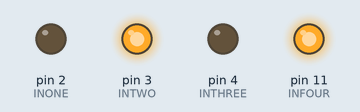
Recording of a sketch running on a simulated Arduino Uno, built with avr-gcc and run on an emulated ATmega328P. Parts: output pins drawn as LEDs (lit = HIGH).

Above: at 2.1 s.
At 5.6 s:
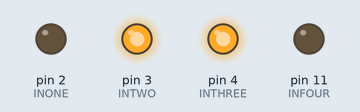
At 10.1 s:
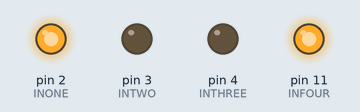
At 11.0 s:
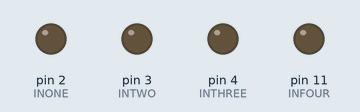
Timing chart, 0 to 12.5 s (numbered marks = the images above):
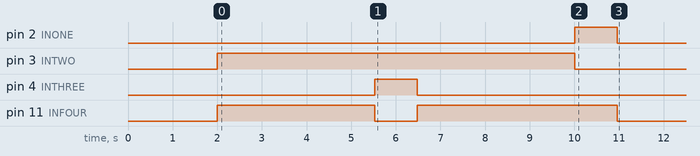

The sketch:

turn_test.ino
```cpp
// (licence header left out)
// Clockwise and counter-clockwise definitions.
// Depending on how you wired your motors, you may need to swap.
#define FORWARD  0
#define REVERSE 1
#define LEFT 2
#define RIGHT 3

// Motor definitions to make life easier:
#define MOTOR_A 0
#define MOTOR_B 1

// Pin Assignments //
//Default pins:
#define INONE 2 // Direction control for motor A
#define INTWO 3  // PWM control (speed) for motor A
#define INTHREE 4 // Direction control for motor B
#define INFOUR 11 // PWM control (speed) for motor B
int i = 0;
////Alternate pins:
//#define INONE 8 // Direction control for motor A
//#define INTWO 9 // PWM control (speed) for motor A
//#define INTHREE 7 // Direction control for motor B
//#define INFOUR 10 // PWM control (speed) for motor B


void setup()
{
  setupArdumoto(); // Set all pins as outputs
  delay(2000);
}

void loop()
{
  // // Drive motor A (and only motor A) at various speeds, then stop.
  // driveArdumoto(MOTOR_A, REVERSE, 255); // Set motor A to REVERSE at max
  // delay(1000);  // Motor A will spin as set for 1 second
  // driveArdumoto(MOTOR_A, FORWARD, 127);  // Set motor A to FORWARD at half
  // delay(1000);  // Motor A will keep trucking for 1 second
  // stopArdumoto(MOTOR_A);  // STOP motor A


/****** MOTOR REFERENCE *******/


  // digitalWrite(INTHREE, 0);
  // analogWrite(INFOUR, 200);
  // delay(1000);
  // digitalWrite(INTHREE, 0);
  // analogWrite(INFOUR, 0);

  if (i < 1)
  {

  drive(FORWARD, 255);
  delay(3530);
  fullStop();

  spotTurn(RIGHT);
  // delay(475); // Roughly 90 degrees
  delay(950);
  fullStop();

  drive(FORWARD, 255);
  delay(3530);
  fullStop();

  spotTurn(LEFT);
  delay(950);
  fullStop();
  i++;
  }

  // delay(1000);


  // // Drive motor B (and only motor B) at various speeds, then stop.
  // driveArdumoto(MOTOR_B, REVERSE, 255); // Set motor B to REVERSE at max
  // delay(1000);  // Motor B will spin as set for 1 second
  // driveArdumoto(MOTOR_B, FORWARD, 127);  // Set motor B to FORWARD at half
  // delay(1000);  // Motor B will keep trucking for 1 second
  // stopArdumoto(MOTOR_B);  // STOP motor B

  // Drive both
  // driveArdumoto(MOTOR_A, FORWARD, 200);  // Motor A at 80% speed?
  // driveArdumoto(MOTOR_B, FORWARD, 200);  // Motor B at 80% speed?
  // delay(3000);  // Drive forward for three seconds
  // stopArdumoto(MOTOR_A);  // STOP motor A
  // stopArdumoto(MOTOR_B);  // STOP motor B

  // // Now spin in place!
  // driveArdumoto(MOTOR_A, FORWARD, 255);  // Motor A at max speed.
  // driveArdumoto(MOTOR_B, REVERSE, 255);  // Motor B at max speed.
  // delay(2000);  // spin for two seconds
  // stopArdumoto(MOTOR_A);  // STOP motor A
  // stopArdumoto(MOTOR_B);  // STOP motor B

  //   // Now spin in place but slower and in the opposite direction!
  // driveArdumoto(MOTOR_A, REVERSE, 127);  // Motor A at half speed?
  // driveArdumoto(MOTOR_B, FORWARD, 127);  // Motor B at half speed?
  // delay(4000);  // spin for four seconds
  // stopArdumoto(MOTOR_A);  // STOP motor A
  // stopArdumoto(MOTOR_B);  // STOP motor B

  // driveArdumoto(MOTOR_A, FORWARD, 127);  // Motor A at half speed?
  // driveArdumoto(MOTOR_B, REVERSE, 127);  // Motor B at half speed?
  // delay(2000);  // spin for two seconds
  // stopArdumoto(MOTOR_A);  // STOP motor A
  // stopArdumoto(MOTOR_B);  // STOP motor B

  //   // Drive back
  // driveArdumoto(MOTOR_A, FORWARD, 200);  // Motor A at 80% speed?
  // driveArdumoto(MOTOR_B, FORWARD, 200);  // Motor B at 80% speed?
  // delay(3000);  // Drive forward for three seconds

  // driveArdumoto(MOTOR_B, REVERSE, 255);
  // driveArdumoto(MOTOR_A, FORWARD, 255);
  // delay(3000);
  // stopArdumoto(MOTOR_A);
  // stopArdumoto(MOTOR_B);
  // stopArdumoto(MOTOR_B);
  delay(1000);
  // driveArdumoto(MOTOR_B, REVERSE, 127);
  // delay(3000);
  // stopArdumoto(MOTOR_B);
  // delay(1000);
  // driveArdumoto(MOTOR_B, REVERSE, 255);
  // delay(3000);
  // stopArdumoto(MOTOR_B);
  // delay(1000);
}

// driveArdumoto drives 'motor' in 'dir' direction at 'spd' speed
void driveArdumoto(byte motor, byte dir, byte spd)
{
  /***REFERENCE***/
  /*MOTOR B full power FORWARD
  digitalWrite(INTHREE, 0);
  analogWrite(INFOUR, 255);
  */
  /*MOTOR B full power REVERSE
  digitalWrite(INTHREE, 1);
  analogWrite(INFOUR, 0);
  */

  /*MOTOR A FORWARD
  digitalWrite(INONE, 0);
  analogWrite(INTWO, 255);
  */
  /*MOTOR A REVERSE
  digitalWrite(INONE, 1);
  analogWrite(INTWO, 0);
  */
  if (motor == MOTOR_A)
  {
    if (dir == FORWARD)
    {
      digitalWrite(INONE, 0);
      analogWrite(INTWO, spd);
    }
    else if (dir == REVERSE)
    {
      digitalWrite(INONE, 1);
      analogWrite(INTWO, spd);
    }
  }
  else if (motor == MOTOR_B)
  {
    if (dir == FORWARD)
    {
      digitalWrite(INTHREE, 0);
      analogWrite(INFOUR, spd);
    }
    else if (dir == REVERSE)
    {
      digitalWrite(INTHREE, 1);
      analogWrite(INFOUR , spd);
    }
  }
}

void drive(byte dir, byte spd)
{
  if (dir == REVERSE)
  {
    spd = 0;
  }
  driveArdumoto(MOTOR_A, dir, spd);
  driveArdumoto(MOTOR_B, dir, spd);
}

void spotTurn(byte dir)
{
  if (dir == LEFT)
  {
    driveArdumoto(MOTOR_A, REVERSE, 0);
    driveArdumoto(MOTOR_B, FORWARD, 255);

  }
  if (dir == RIGHT)
  {
    driveArdumoto(MOTOR_A, FORWARD, 255);
    driveArdumoto(MOTOR_B, REVERSE, 0);
  }
}

void fullStop()
{
  stopArdumoto(MOTOR_A);
  stopArdumoto(MOTOR_B);
}

// stopArdumoto makes a motor stop
void stopArdumoto(byte motor)
{
  driveArdumoto(motor, 0, 0);
}

// setupArdumoto initialize all pins
void setupArdumoto()
{
  // All pins should be setup as outputs:
  pinMode(INTWO, OUTPUT);
  pinMode(INFOUR, OUTPUT);
  pinMode(INONE, OUTPUT);
  pinMode(INTHREE, OUTPUT);

  // Initialize all pins as low:
  digitalWrite(INTWO, LOW);
  digitalWrite(INFOUR, LOW);
  digitalWrite(INONE, LOW);
  digitalWrite(INTHREE, LOW);
}
```

Measured:
- by itself, pin 2 (INONE): LOW → HIGH at 10.0 s, → LOW 0.95 s later
- by itself, pin 3 (INTWO): LOW → HIGH at 2.0 s, → LOW 8.0 s later
- by itself, pin 4 (INTHREE): LOW → HIGH at 5.5 s, → LOW 0.95 s later
- by itself, pin 11 (INFOUR): LOW → HIGH at 2.0 s, → LOW 3.5 s later, → HIGH 0.95 s later, → LOW 4.5 s later
